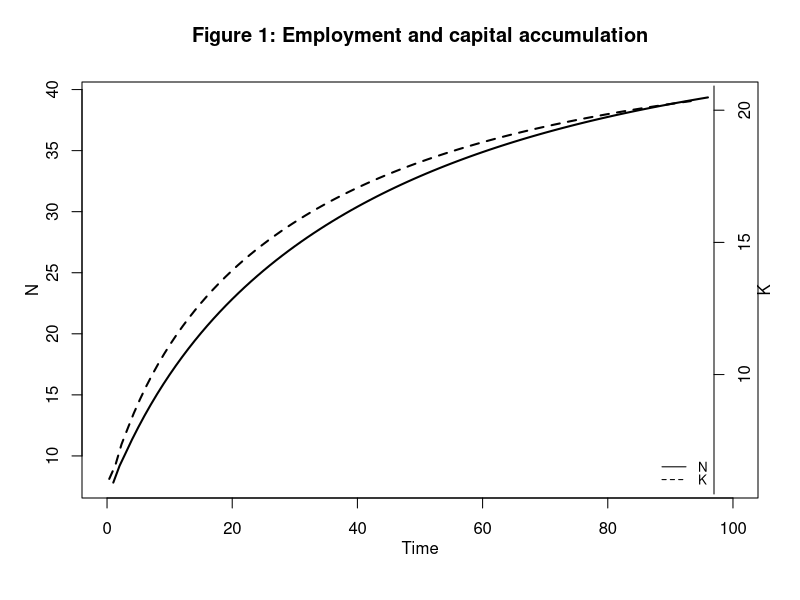
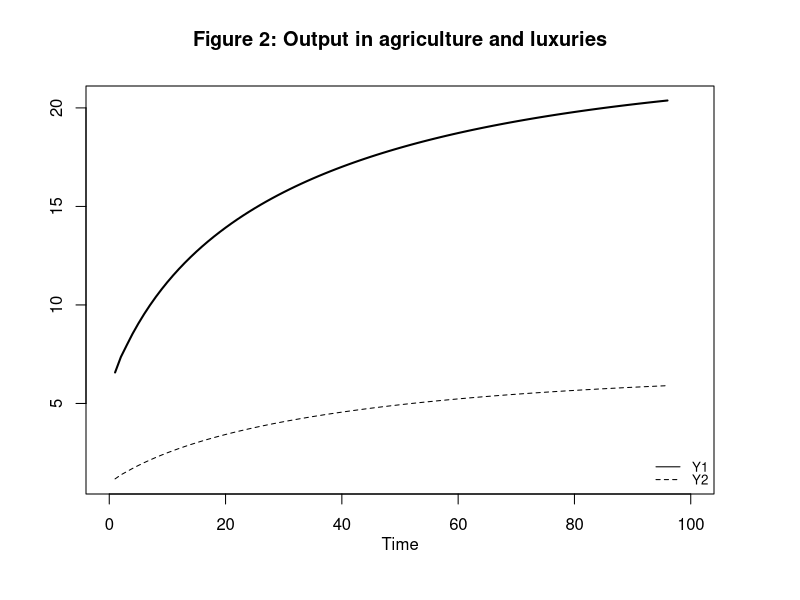
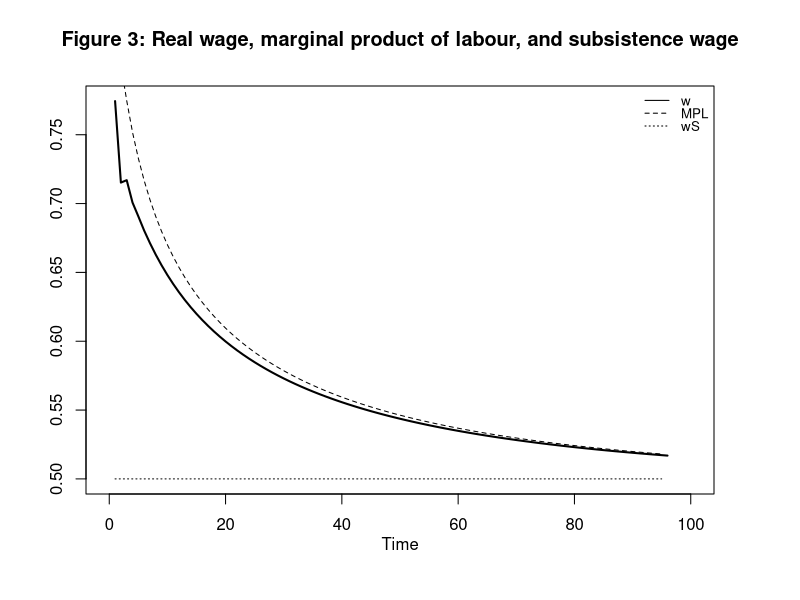
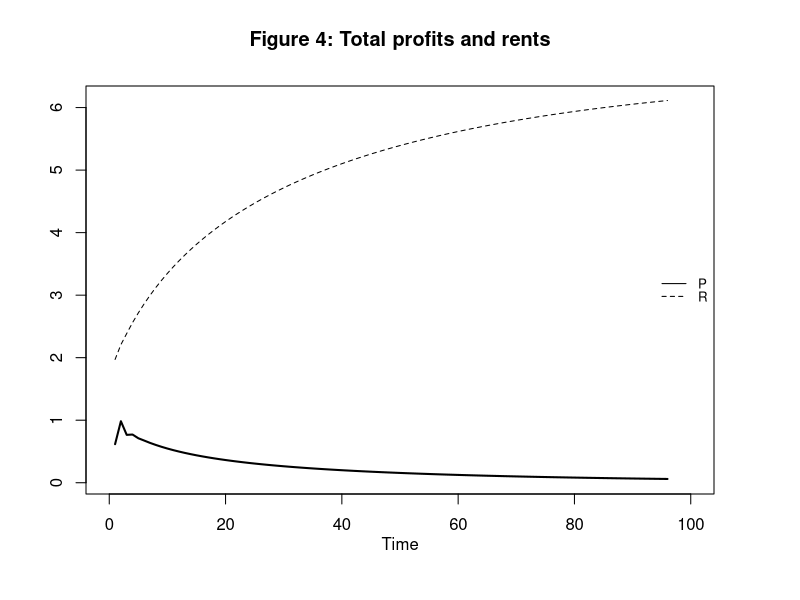
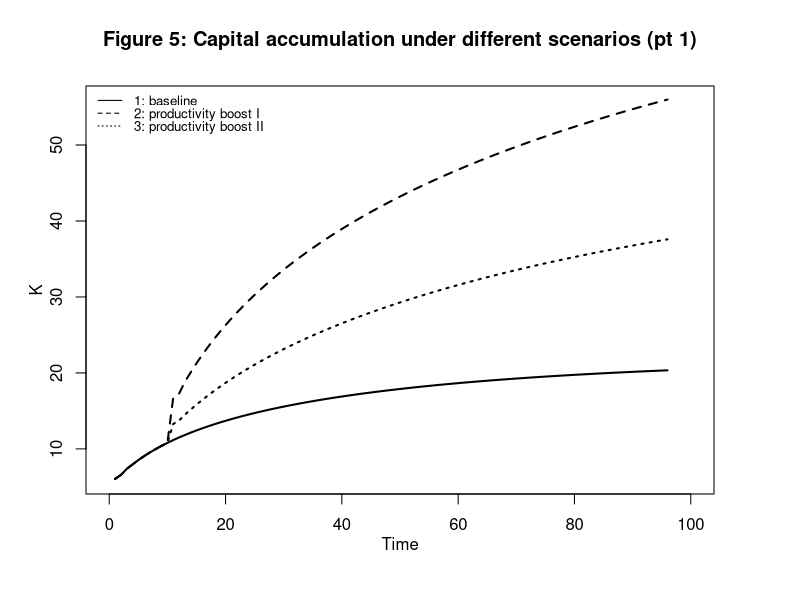
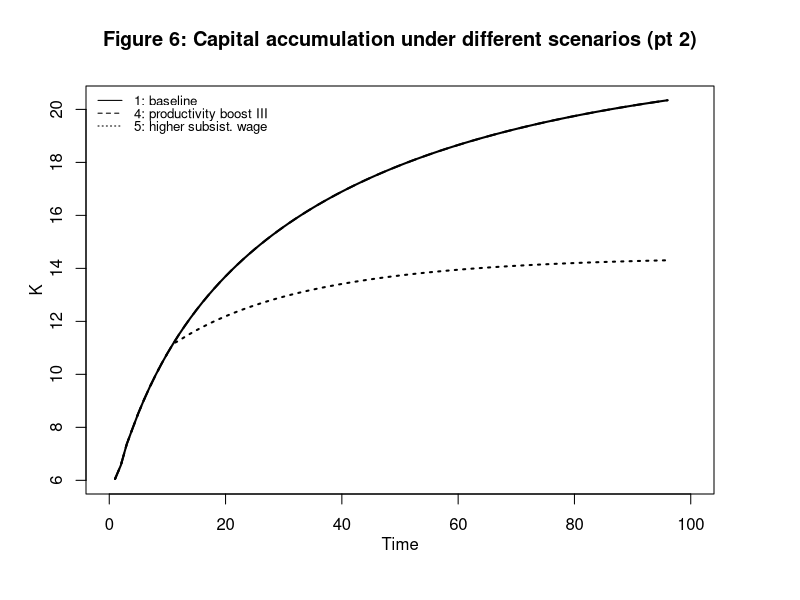
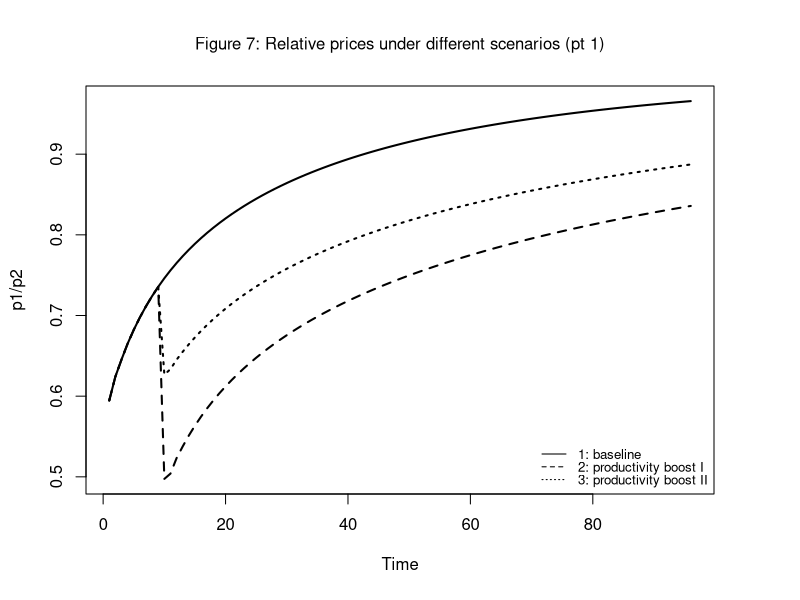
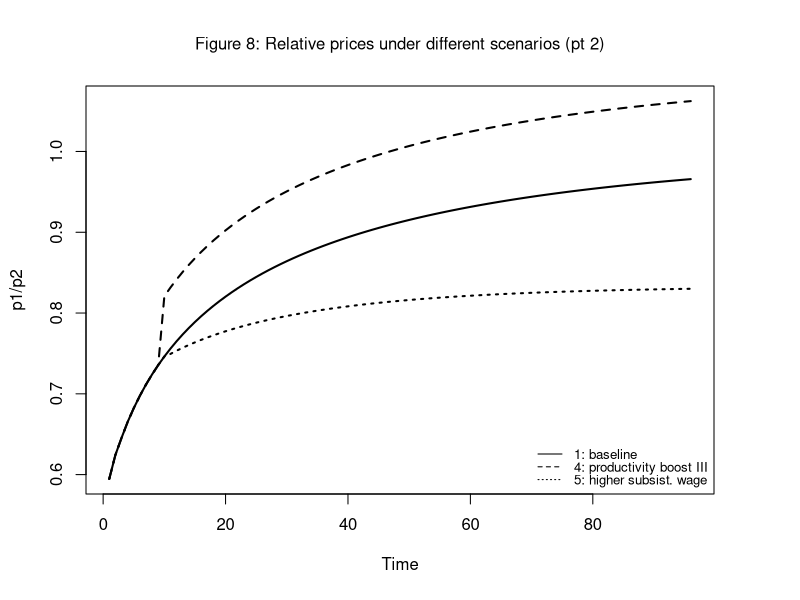

Here is the R script that generated these plots, in order:
## ---- chunk 1
# Clear the environment
rm(list=ls(all=TRUE))

# Set number of periods
T=600

# Set number of scenarios (including baseline)
S=5

# Set period in which shock/shift will occur
s=15

# Create (S x T)-matrices that will contain the simulated data
Y1=matrix(data=1,nrow=S,ncol=T) # Output in sector 1
Y2=matrix(data=1,nrow=S,ncol=T) # Output in sector 2
R=matrix(data=1,nrow=S,ncol=T) # Rent
P=matrix(data=1,nrow=S,ncol=T) # Total profits
P1=matrix(data=1,nrow=S,ncol=T) # Profits in sector 1
P2=matrix(data=1,nrow=S,ncol=T) # Profits in sector 2
N=matrix(data=1,nrow=S,ncol=T) # total employment
N1=matrix(data=1,nrow=S,ncol=T) # employment in sector 1
N2=matrix(data=1,nrow=S,ncol=T) # employment in sector 2
w=matrix(data=1,nrow=S,ncol=T) # real wage
wn=matrix(data=1,nrow=S,ncol=T) # nominal wage
K=matrix(data=1,nrow=S,ncol=T) # capital stock
MPL=matrix(data=1,nrow=S,ncol=T) # marginal product of labour (in sector 1)
r=matrix(data=1,nrow=S,ncol=T) # profit rate
p1=matrix(data=1,nrow=S,ncol=T) # price of good from sector 1
p2=matrix(data=1,nrow=S,ncol=T) # price of good from sector 2
N_eq=vector(length=S)          # equilibrium population
K_eq=vector(length=S)          # equilibrium capital

test=matrix(data=1,nrow=S,ncol=T) # price of good from sector 2


# Set baseline parameter values
A=matrix(data=2,nrow=S,ncol=T) # productivity
a1=matrix(data=0.7,nrow=S,ncol=T) # labour elasticity of output, sector 1
a2=matrix(data=0.5,nrow=S,ncol=T) # labour coefficient, sector 2
gamma=5 # adjustment speed of population 
beta=1 # Sensitivity of investment with respect to profits
wS=matrix(data=0.5,nrow=S,ncol=T) # natural wage rate

# Set parameter values for different scenarios
A[2,s:T]=3     # scenario 2: productivity boost I
a1[3,s:T]=0.75 # scenario 3: productivity boost II
a2[4,s:T]=0.55 # scenario 4: productivity boost III
wS[5,s:T]=0.6  # scenario 5: higher subsistence wage

# Initialise variables such that employment and the capital stock are below the equilibrium
N1[,1]=1
N2[,1]=1
N[,1]=N1[,1]+N2[,1]
K[,1]=1
w[,1]=wS[,1]
Y1[,1]=A[,1]*N1[,1]^(a1[,1])
MPL[,1]=a1[,1]*A[,1]*(N1[,1]^(a1[,1]-1))

# Simulate the model by looping over T time periods for S different scenarios
for (i in 1:S){

  for (t in 2:T){
    
    for (iterations in 1:1000){ # run the model 1000-times in each period
      
    #Model equations
      
      #(2) Wage bill (omitted for simplicity)
      #W[i,t]=K[i,t] 

      #(3) Output sector 1
      Y1[i,t] = A[i,t]*(N1[i,t]^a1[i,t])
      
      #(4) Employment sector 1
      N1[i,t] = N[i,t] - N2[i,t]

      #(5) Marginal product of labour (sector 1)
      MPL[i,t]=a1[i,t]*A[i,t]*(N1[i,t]^(a1[i,t]-1))

      #(6) Rent (simplified equation)
      R[i,t]= Y1[i,t]*(1-a1[i,t]) 
      
      #(7) Profits sector 1
      P1[i,t] = Y1[i,t] - R[i,t] - N1[i,t]*w[i,t]

      #(8) Prices sector 1
      p1[i,t] = 1/(MPL[i,t])        

      #(9) Output sector 2
      Y2[i,t]=(p1[i,t]/p2[i,t])*R[i,t]
      
      #(3 Real wage rate
      w[i,t] = K[i,t]/N[i,t] 
      
      #(10) Employment sector 2
      N2[i,t]= Y2[i,t]/a2[i,t]

      #(11) Prices
      p2[i,t] = 1/a2[i,t]

      #(12) Profits sector 2
      P2[i,t] = Y2[i,t] - (p1[i,t]/p2[i,t])*N2[i,t]*w[i,t]

      #(13) Total profits
      P[i,t]=p1[i,t]*Y1[i,t] + p2[i,t]*Y2[i,t] - p1[i,t]*R[i,t] - p1[i,t]*K[i,t]

      #(14) Capital accumulation
      K[i,t]= K[i,t-1] + beta*(P[i,t-1]/p1[i,t-1])
      
      #(8) Employment/population dynamics  
      N[i,t] = N[i,t-1] + gamma*(w[i,t-1] - wS[i,t-1])
      
    } # close iterations loop
  } # close time loop
} # close scenarios loop
## ---- chunk 2
# Set start and end periods for plots
Tmax=100
Tmin=6

## Baseline
#Employment and capital accumulation
plot(N[1, Tmin:(Tmax+1)],type="l", lwd=2, lty=1, xlim=range(0:(Tmax)), ylab = '', xlab = '')
title(main="Figure 1: Employment and capital accumulation",ylab = 'N', xlab = 'Time', cex=0.8, line=2)
par(mar = c(5, 4, 4, 4) + 0.3)
par(new = TRUE)
plot(K[1, Tmin:(Tmax+1)],type="l", col=1, lwd=2, lty=2, font.main=1,cex.main=1,ylab = '', axes=FALSE,
     xlab = '',ylim = range(K[1, Tmin:(Tmax+1)]), cex=0.8)
axis(side = 4, at = pretty(range(K[1, 2:(Tmax+1)])))  
mtext("K", side = 4, line = 2)
legend("bottomright", legend=c("N", "K"),
       lty=1:2, cex=0.8, bty = "n", y.intersp=0.8)

#Output in the two sectors
plot(Y1[1, Tmin:(Tmax+1)],type="l", col=1, lwd=2, lty=1, xlim=range(0:(Tmax)), xlab="", ylab="", ylim=range(Y1[1, Tmin:Tmax],Y2[1, Tmin:(Tmax)])) 
title(main="Figure 2: Output in agriculture and luxuries", xlab = 'Time',cex=0.8 ,line=2)
lines(Y2[1, Tmin:(Tmax+1)],lty=2)
legend("bottomright", legend=c("Y1", "Y2"),
       lty=1:2, cex=0.8, bty = "n", y.intersp=0.8)

# Real wage, MPL, and subsistence wage
plot(w[1, Tmin:(Tmax+1)],type="l", col=1, lwd=2, lty=1, xlim=range(0:(Tmax)), xlab="", ylab="", ylim=range(wS[1, Tmin:Tmax],w[1, Tmin:(Tmax)])) 
title(main="Figure 3: Real wage, marginal product of labour, and subsistence wage", xlab = 'Time',cex=0.8,line=2)
lines(MPL[1, Tmin:Tmax],lty=2)
lines(wS[1, Tmin:Tmax],lty=3)
legend("topright", legend=c("w", "MPL", "wS"),
       lty=1:3, cex=0.8, bty = "n", y.intersp=0.8)

# Total Profits and Rents
plot(P[1, Tmin:(Tmax+1)],type="l", col=1, lwd=2, lty=1, xlim=range(0:(Tmax)), xlab="", ylab="", ylim=range(P[1, Tmin:Tmax],R[1, Tmin:(Tmax)])) 
title(main="Figure 4: Total profits and rents", xlab = 'Time',cex=0.8,line=2)
lines(R[1, Tmin:(Tmax+1)],lty=2)
legend("right", legend=c("P", "R"),
       lty=1:2, cex=0.8, bty = "n", y.intersp=0.8)
## ---- chunk 3
## Scenarios
# Capital accumulation under scenarios 1-3
plot(K[1, Tmin:(Tmax+1)],type="l", lwd=2, lty=1, xlim=range(0:(Tmax)), ylim=range(K[1, Tmin:Tmax], K[2, Tmin:Tmax]), ylab = '', xlab = '')
title(main="Figure 5: Capital accumulation under different scenarios (pt 1)",ylab = 'K', xlab = 'Time',cex=0.8, line=2)
lines(K[2, Tmin:(Tmax+1)],lty=2, lwd=2)
lines(K[3, Tmin:(Tmax+1)],lty=3, lwd=2)
legend("topleft", legend=c("1: baseline","2: productivity boost I", "3: productivity boost II"), lty=1:3, cex=0.8, bty = "n", y.intersp=0.8)

# Capital accumulation under scenarios 1, 4+5
plot(K[1, Tmin:(Tmax+1)],type="l", lwd=2, lty=1, xlim=range(0:(Tmax)), ylim=range(K[1, Tmin:Tmax], K[5, Tmin:Tmax]), ylab = '', xlab = '')
title(main="Figure 6: Capital accumulation under different scenarios (pt 2)",ylab = 'K', xlab = 'Time',cex=0.8, line=2)
lines(K[4, Tmin:(Tmax+1)],lty=2, lwd=2)
lines(K[5, Tmin:(Tmax+1)],lty=3, lwd=2)
legend("topleft", legend=c("1: baseline","4: productivity boost III", "5: higher subsist. wage"), lty=1:3, cex=0.8, bty = "n", y.intersp=0.8)
## ---- chunk 4
# Relative prices under scenarios 1 - 3
relpr=p1/p2
plot(relpr[1, Tmin:(Tmax+1)],type="l", col=1, lwd=2, lty=1, font.main=1,cex.main=1, 
     main="Figure 7: Relative prices under different scenarios (pt 1)",ylab = 'p1/p2',xlab = 'Time',ylim = range(relpr[1, Tmin:(Tmax+1)], relpr[2, Tmin:(Tmax+1)]),cex=0.8)
lines(relpr[2, Tmin:(Tmax+1)],lty=2, lwd=2)
lines(relpr[3, Tmin:(Tmax+1)],lty=3, lwd=2)
legend("bottomright", legend=c("1: baseline", "2: productivity boost I", "3: productivity boost II"),lty=1:3, cex=0.8, bty = "n", y.intersp=0.8)

# Relative prices under scenarios 1, 4-5
plot(relpr[1, Tmin:(Tmax+1)],type="l", col=1, lwd=2, lty=1, font.main=1,cex.main=1, 
     main="Figure 8: Relative prices under different scenarios (pt 2)",ylab = 'p1/p2',xlab = 'Time',ylim = range(relpr[1, Tmin:(Tmax+1)], relpr[4, Tmin:(Tmax+1)]),cex=0.8)
lines(relpr[4, Tmin:(Tmax+1)],lty=2, lwd=2)
lines(relpr[5, Tmin:(Tmax+1)],lty=3, lwd=2)
legend("bottomright", legend=c("1: baseline", "4: productivity boost III", "5: higher subsist. wage"), lty=1:3, cex=0.8, bty = "n", y.intersp=0.8)

## ---- chunk 5
## Create directed graph
# Construct auxiliary Jacobian matrix for 18 variables: 
#(1)Y1 (2)N1 (3)MPL (4)R (5)P1 (6)p1 (7)Y2 (8)w (9)N2 (10)p2 (11)P2
#(12)P (13)K (14)N (15)A (16)a1 (17)a2 (18)wS,
# where non-zero elements in regular Jacobian are set to 1 and zero elements are unchanged

#              1 2 3 4 5 6 7 8 9 10 11 12 13 14 15 16 17 18
M_mat=matrix(c(0,1,0,0,0,0,0,0,0,0, 0, 0, 0, 0, 1, 1, 0, 0, #1
               0,0,0,0,0,0,0,0,1,0, 0, 0, 0, 1, 0, 0, 0, 0, #2
               0,1,0,0,0,0,0,0,0,0, 0, 0, 0, 0, 1, 1, 0, 0, #3
               1,1,1,0,0,0,0,0,0,0, 0, 0, 0, 0, 0, 0, 0, 0, #4
               1,1,0,1,0,0,0,1,0,0, 0, 0, 0, 0, 0, 0, 0, 0, #5
               0,0,1,0,0,0,0,0,0,0, 0, 0, 0, 0, 0, 0, 0, 0, #6
               0,0,0,1,0,0,0,0,0,0, 0, 0, 0, 0, 0, 0, 0, 0, #7
               0,0,0,0,0,0,0,0,0,0, 0, 0, 1, 1, 0, 0, 0, 0, #8
               0,0,0,0,0,0,1,0,0,0, 0, 0, 0, 0, 0, 0, 1, 0, #9
               0,0,0,0,0,0,0,0,0,0, 0, 0, 0, 0, 0, 0, 1, 0, #10
               0,0,0,0,0,0,1,1,1,0, 0, 0, 0, 0, 0, 0, 0, 0, #11 
               0,0,0,0,1,0,0,0,0,0, 1, 0, 0, 0, 0, 0, 0, 0, #12
               0,0,0,0,0,0,0,0,0,0, 0, 1, 0, 0, 0, 0, 0, 0, #13
               0,0,0,0,0,0,0,1,0,0, 0, 0, 0, 0, 0, 0, 0, 1, #14
               0,0,0,0,0,0,0,0,0,0, 0, 0, 0, 0, 0, 0, 0, 0, #15
               0,0,0,0,0,0,0,0,0,0, 0, 0, 0, 0, 0, 0, 0, 0, #16
               0,0,0,0,0,0,0,0,0,0, 0, 0, 0, 0, 0, 0, 0, 0, #17
               0,0,0,0,0,0,0,0,0,0, 0, 0, 0, 0, 0, 0, 0, 0  #18
               ), 18,18, byrow=TRUE)

# Create adjacency matrix from transpose of auxiliary Jacobian 
A_mat=t(M_mat)

# Create and plot directed graph from adjacency matrix
library(igraph)
dg= graph_from_adjacency_matrix(A_mat, mode="directed", weighted= NULL)

# Define node labels
V(dg)$name=c(expression(Y[1]), expression(N[1]), "MPL", "R", expression(P[1]), 
             expression(p[1]), expression(Y[2]), "w", expression(N[2]), 
             expression(p[2]), expression(P[2]), "P", "K", "N", "A", 
             expression(a[1]), expression(a[2]), expression(w^S))

# Plot directed graph
plot(dg, main="Figure 9: Directed Graph of Ricardian Two-Sector Model", vertex.size=14, vertex.color="lightblue", 
     vertex.label.color="black", edge.arrow.size=0.15, edge.width=1.1, edge.size=1.2,
     edge.arrow.width=0.9, edge.color="black", vertex.label.cex=1, 
     vertex.frame.color="NA", margin=-0.05)

## ---- chunk 6
# Calculate equilibrium solutions
for (i in 1:S){
  N_eq[i]=(wS[i,T]/((a1[i,T]^a1[i,T])*A[i,T]))^(-1/(1-a1[i,T]))
  K_eq[i]=(a1[i,T]^a1[i,T])*A[i,T]*(wS[i,T]/((a1[i,T]^a1[i,T])*A[i,T]))^(-a1[i,T]/(1-a1[i,T]))
}

# Compare with numerical solutions (here for the example of Y, baseline)
N_eq[1]
N[1,T]

K_eq[1]
K[1,T]

### Examine model properties (here for the baseline scenario only)
# Construct Jacobian matrix at the equilibrium 
J=matrix(c(1-beta, 
           beta*a1[1,T]*wS[1,T],
           gamma*(wS[1,T]/((a1[i,T]^a1[i,T])*A[1,T]))^(1/(1-a1[1,T])),
           1-gamma*(a1[i,T]^a1[i,T])*A[1,T]*(wS[1,T]/((a1[i,T]^a1[i,T])*A[1,T]))^((2-a1[1,T])/(1-a1[1,T]))), 2, 2, byrow=TRUE)

# Obtain eigenvalues
ev=eigen(J)
(values = ev$values)

# Obtain determinant and trace
det=det(J)      # determinant
tr=sum(diag(J)) # trace

#Check stability conditions
print(1+tr+det>0)
print(1-tr+det>0)
print(1-det>0)

# Check specific stability condition for the case beta=1
for (i in 1:S){
print(paste0("Scenario ", i, ":"))
print(2-gamma*((a1[i,T]^a1[i,T])*A[i,T]*(wS[i,T]/(((a1[i,T]^a1[i,T])*A[i,T])))^((2-a1[i,T])/(1-a1[i,T]))) + a1[i,T]*wS[i,T]*(wS[i,T]/(((a1[i,T]^a1[i,T])*A[i,T]))^(1/(1-a1[i,T])))>0)
}
